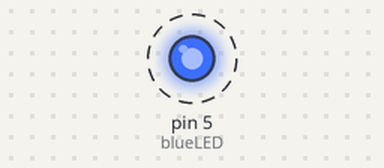
A sketch run on a simulated Arduino Uno, built with avr-gcc and run on an emulated ATmega328P. On the bench: output pins drawn as LEDs (lit = HIGH). Dashed ring = blinking.

Above: at 0.5 s.
Timing chart, 0 to 4.6 s (numbered marks = the images above):
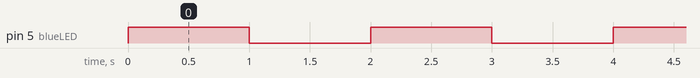

Measured:
- by itself, pin 5 (blueLED): alternates HIGH for 1.0 s and LOW for 1.0 s

The sketch:

blinkBLUE.ino
```cpp
int blueLED  = 5 ; // connect PIN 5 to singel LED or BLUE pin of RGB LED

void setup() {
  // put your setup code here, to run once:
  pinMode ( blueLED , OUTPUT) ;
}

void loop() {

 // blue
 // digitalWrite( pin, state);
  digitalWrite ( blueLED , HIGH ) ;   // turn LED on
  delay ( 1000 ) ;  // wait a bit == 1 second
  digitalWrite ( blueLED, LOW ) ;  // turn LED off
  delay  (1000 ) ; // wait a bit

}
```
